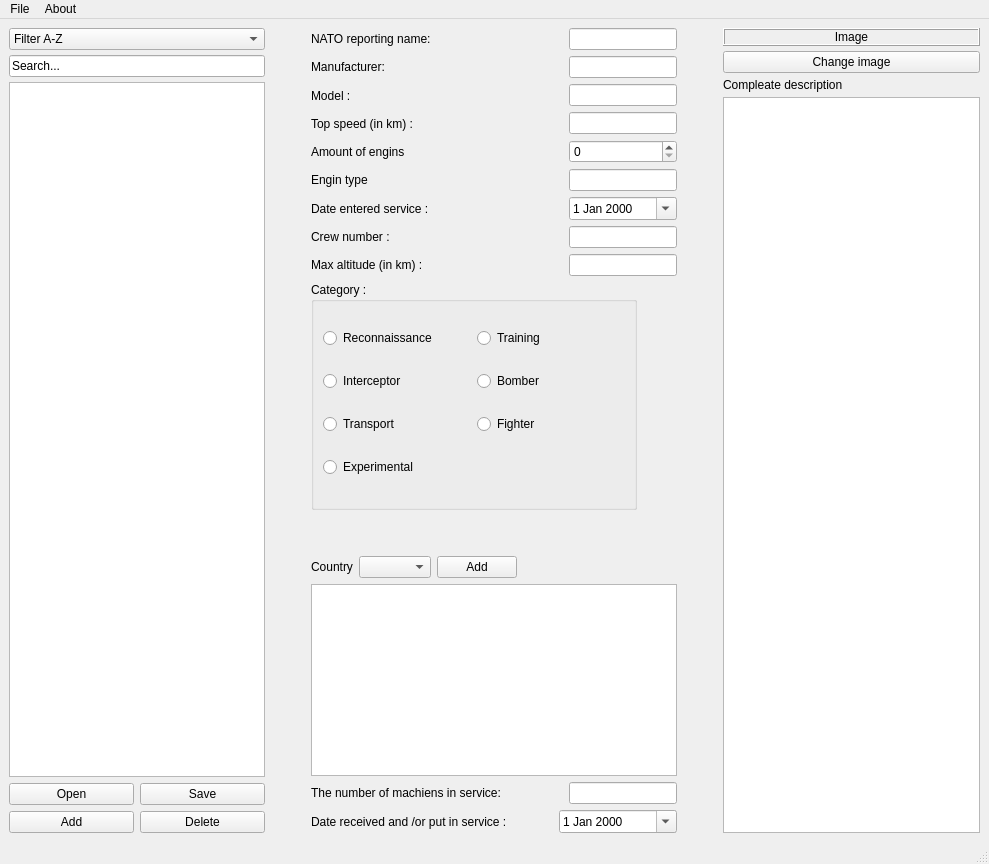
<?xml version="1.0" encoding="UTF-8"?>
<ui version="4.0">
 <class>MainWindow</class>
 <widget class="QMainWindow" name="MainWindow">
  <property name="geometry">
   <rect>
    <x>0</x>
    <y>0</y>
    <width>989</width>
    <height>864</height>
   </rect>
  </property>
  <property name="windowTitle">
   <string>MainWindow</string>
  </property>
  <widget class="QWidget" name="centralwidget">
   <layout class="QHBoxLayout" name="horizontalLayout_10">
    <item>
     <layout class="QHBoxLayout" name="horizontalLayout_7">
      <item>
       <layout class="QVBoxLayout" name="verticalLayout_11">
        <property name="sizeConstraint">
         <enum>QLayout::SizeConstraint::SetDefaultConstraint</enum>
        </property>
        <item>
         <layout class="QVBoxLayout" name="verticalLayout_10">
          <item>
           <layout class="QHBoxLayout" name="horizontalLayout_13">
            <item>
             <layout class="QVBoxLayout" name="verticalLayout_3">
              <property name="spacing">
               <number>5</number>
              </property>
              <property name="sizeConstraint">
               <enum>QLayout::SizeConstraint::SetDefaultConstraint</enum>
              </property>
              <item>
               <widget class="QComboBox" name="comboBox_filtrage">
                <property name="sizePolicy">
                 <sizepolicy hsizetype="Fixed" vsizetype="Fixed">
                  <horstretch>0</horstretch>
                  <verstretch>0</verstretch>
                 </sizepolicy>
                </property>
                <property name="maximumSize">
                 <size>
                  <width>400</width>
                  <height>16777215</height>
                 </size>
                </property>
                <item>
                 <property name="text">
                  <string>Filter A-Z</string>
                 </property>
                </item>
               </widget>
              </item>
              <item>
               <widget class="QLineEdit" name="lineEdit_recherche">
                <property name="sizePolicy">
                 <sizepolicy hsizetype="Fixed" vsizetype="Fixed">
                  <horstretch>0</horstretch>
                  <verstretch>0</verstretch>
                 </sizepolicy>
                </property>
                <property name="maximumSize">
                 <size>
                  <width>400</width>
                  <height>16777215</height>
                 </size>
                </property>
                <property name="text">
                 <string>Search...</string>
                </property>
               </widget>
              </item>
              <item>
               <widget class="QListWidget" name="listWidget_airplanesList">
                <property name="sizePolicy">
                 <sizepolicy hsizetype="Fixed" vsizetype="Expanding">
                  <horstretch>0</horstretch>
                  <verstretch>0</verstretch>
                 </sizepolicy>
                </property>
                <property name="maximumSize">
                 <size>
                  <width>300</width>
                  <height>16777215</height>
                 </size>
                </property>
               </widget>
              </item>
             </layout>
            </item>
           </layout>
          </item>
          <item>
           <layout class="QHBoxLayout" name="horizontalLayout_15">
            <item>
             <widget class="QPushButton" name="pushButton_ouvrir">
              <property name="maximumSize">
               <size>
                <width>200</width>
                <height>16777215</height>
               </size>
              </property>
              <property name="text">
               <string>Open</string>
              </property>
             </widget>
            </item>
            <item>
             <widget class="QPushButton" name="pushButton_sauvegarder">
              <property name="maximumSize">
               <size>
                <width>200</width>
                <height>16777215</height>
               </size>
              </property>
              <property name="text">
               <string>Save</string>
              </property>
             </widget>
            </item>
           </layout>
          </item>
          <item>
           <layout class="QHBoxLayout" name="horizontalLayout_16">
            <item>
             <widget class="QPushButton" name="pushButton_ajouter">
              <property name="maximumSize">
               <size>
                <width>200</width>
                <height>16777215</height>
               </size>
              </property>
              <property name="text">
               <string>Add</string>
              </property>
             </widget>
            </item>
            <item>
             <widget class="QPushButton" name="pushButton_supprimer">
              <property name="maximumSize">
               <size>
                <width>200</width>
                <height>16777215</height>
               </size>
              </property>
              <property name="text">
               <string>Delete</string>
              </property>
             </widget>
            </item>
           </layout>
          </item>
         </layout>
        </item>
       </layout>
      </item>
      <item>
       <layout class="QHBoxLayout" name="horizontalLayout_4">
        <item>
         <spacer name="horizontalSpacer">
          <property name="orientation">
           <enum>Qt::Orientation::Horizontal</enum>
          </property>
          <property name="sizeType">
           <enum>QSizePolicy::Policy::Minimum</enum>
          </property>
          <property name="sizeHint" stdset="0">
           <size>
            <width>40</width>
            <height>20</height>
           </size>
          </property>
         </spacer>
        </item>
        <item>
         <layout class="QVBoxLayout" name="verticalLayout_5">
          <item>
           <layout class="QHBoxLayout" name="horizontalLayout">
            <property name="sizeConstraint">
             <enum>QLayout::SizeConstraint::SetMinimumSize</enum>
            </property>
            <item>
             <layout class="QVBoxLayout" name="verticalLayout_9">
              <item>
               <widget class="QLabel" name="label_nickname">
                <property name="text">
                 <string>NATO reporting name:                                      </string>
                </property>
               </widget>
              </item>
              <item>
               <widget class="QLabel" name="label_constructor">
                <property name="text">
                 <string>Manufacturer:                                        </string>
                </property>
               </widget>
              </item>
              <item>
               <widget class="QLabel" name="label_name">
                <property name="text">
                 <string>Model :                          </string>
                </property>
               </widget>
              </item>
              <item>
               <widget class="QLabel" name="label_maxSpeed">
                <property name="text">
                 <string>Top speed (in km) :                                             </string>
                </property>
               </widget>
              </item>
              <item>
               <widget class="QLabel" name="label_qtyEngiens">
                <property name="text">
                 <string>Amount of engins</string>
                </property>
               </widget>
              </item>
              <item>
               <widget class="QLabel" name="label">
                <property name="text">
                 <string>Engin type</string>
                </property>
               </widget>
              </item>
              <item>
               <widget class="QLabel" name="label_commissioningDate">
                <property name="text">
                 <string>Date entered service :                 </string>
                </property>
               </widget>
              </item>
              <item>
               <widget class="QLabel" name="label_crewMembers">
                <property name="text">
                 <string>Crew number :  </string>
                </property>
               </widget>
              </item>
              <item>
               <widget class="QLabel" name="label_operationalCeiling">
                <property name="text">
                 <string>Max altitude (in km) :                </string>
                </property>
               </widget>
              </item>
             </layout>
            </item>
            <item>
             <layout class="QVBoxLayout" name="verticalLayout_6">
              <item>
               <widget class="QLineEdit" name="lineEdit_nickname">
                <property name="sizePolicy">
                 <sizepolicy hsizetype="Minimum" vsizetype="Fixed">
                  <horstretch>0</horstretch>
                  <verstretch>0</verstretch>
                 </sizepolicy>
                </property>
               </widget>
              </item>
              <item>
               <widget class="QLineEdit" name="lineEdit_constructor">
                <property name="sizePolicy">
                 <sizepolicy hsizetype="Minimum" vsizetype="Fixed">
                  <horstretch>0</horstretch>
                  <verstretch>0</verstretch>
                 </sizepolicy>
                </property>
               </widget>
              </item>
              <item>
               <widget class="QLineEdit" name="lineEdit_name">
                <property name="sizePolicy">
                 <sizepolicy hsizetype="Minimum" vsizetype="Fixed">
                  <horstretch>0</horstretch>
                  <verstretch>0</verstretch>
                 </sizepolicy>
                </property>
               </widget>
              </item>
              <item>
               <widget class="QLineEdit" name="lineEdit_maxSpeed">
                <property name="sizePolicy">
                 <sizepolicy hsizetype="Minimum" vsizetype="Fixed">
                  <horstretch>0</horstretch>
                  <verstretch>0</verstretch>
                 </sizepolicy>
                </property>
               </widget>
              </item>
              <item>
               <widget class="QSpinBox" name="spinBox"/>
              </item>
              <item>
               <widget class="QLineEdit" name="lineEdit_engienType"/>
              </item>
              <item>
               <widget class="QDateEdit" name="dateEdit_commissioningDate">
                <property name="calendarPopup">
                 <bool>true</bool>
                </property>
               </widget>
              </item>
              <item>
               <widget class="QLineEdit" name="lineEdit_crewMembers">
                <property name="sizePolicy">
                 <sizepolicy hsizetype="Minimum" vsizetype="Fixed">
                  <horstretch>0</horstretch>
                  <verstretch>0</verstretch>
                 </sizepolicy>
                </property>
               </widget>
              </item>
              <item>
               <widget class="QLineEdit" name="lineEdit_operationalCeiling">
                <property name="sizePolicy">
                 <sizepolicy hsizetype="Minimum" vsizetype="Fixed">
                  <horstretch>0</horstretch>
                  <verstretch>0</verstretch>
                 </sizepolicy>
                </property>
               </widget>
              </item>
             </layout>
            </item>
           </layout>
          </item>
          <item>
           <layout class="QHBoxLayout" name="horizontalLayout_6">
            <item>
             <widget class="QGroupBox" name="groupBox_categories">
              <property name="sizePolicy">
               <sizepolicy hsizetype="Minimum" vsizetype="Minimum">
                <horstretch>0</horstretch>
                <verstretch>0</verstretch>
               </sizepolicy>
              </property>
              <property name="maximumSize">
               <size>
                <width>1000</width>
                <height>750</height>
               </size>
              </property>
              <property name="title">
               <string>Category : </string>
              </property>
              <layout class="QVBoxLayout" name="verticalLayout_4">
               <item>
                <layout class="QHBoxLayout" name="horizontalLayout_14">
                 <item>
                  <widget class="QRadioButton" name="radioButton_observation">
                   <property name="text">
                    <string>Reconnaissance</string>
                   </property>
                  </widget>
                 </item>
                 <item>
                  <widget class="QRadioButton" name="radioButton_entrainement">
                   <property name="text">
                    <string>Training</string>
                   </property>
                  </widget>
                 </item>
                </layout>
               </item>
               <item>
                <layout class="QHBoxLayout" name="horizontalLayout_12">
                 <item>
                  <widget class="QRadioButton" name="radioButton_intercepteur">
                   <property name="text">
                    <string>Interceptor</string>
                   </property>
                  </widget>
                 </item>
                 <item>
                  <widget class="QRadioButton" name="radioButton_bombardier">
                   <property name="text">
                    <string>Bomber</string>
                   </property>
                  </widget>
                 </item>
                </layout>
               </item>
               <item>
                <layout class="QHBoxLayout" name="horizontalLayout_2">
                 <item>
                  <widget class="QRadioButton" name="radioButton_transport">
                   <property name="text">
                    <string>Transport</string>
                   </property>
                  </widget>
                 </item>
                 <item>
                  <widget class="QRadioButton" name="radioButton_chasseur">
                   <property name="text">
                    <string>Fighter</string>
                   </property>
                  </widget>
                 </item>
                </layout>
               </item>
               <item>
                <widget class="QRadioButton" name="radioButton_experimental">
                 <property name="text">
                  <string>Experimental</string>
                 </property>
                </widget>
               </item>
              </layout>
             </widget>
            </item>
            <item>
             <spacer name="horizontalSpacer_3">
              <property name="orientation">
               <enum>Qt::Orientation::Horizontal</enum>
              </property>
              <property name="sizeType">
               <enum>QSizePolicy::Policy::Minimum</enum>
              </property>
              <property name="sizeHint" stdset="0">
               <size>
                <width>40</width>
                <height>20</height>
               </size>
              </property>
             </spacer>
            </item>
           </layout>
          </item>
          <item>
           <spacer name="verticalSpacer">
            <property name="orientation">
             <enum>Qt::Orientation::Vertical</enum>
            </property>
            <property name="sizeType">
             <enum>QSizePolicy::Policy::Minimum</enum>
            </property>
            <property name="sizeHint" stdset="0">
             <size>
              <width>20</width>
              <height>40</height>
             </size>
            </property>
           </spacer>
          </item>
          <item>
           <layout class="QVBoxLayout" name="verticalLayout_8">
            <item>
             <layout class="QVBoxLayout" name="verticalLayout_7">
              <item>
               <layout class="QHBoxLayout" name="horizontalLayout_3">
                <item>
                 <widget class="QLabel" name="label_countriesUsers">
                  <property name="text">
                   <string>Country</string>
                  </property>
                 </widget>
                </item>
                <item>
                 <widget class="QComboBox" name="comboBox_countriesUsers">
                  <property name="sizePolicy">
                   <sizepolicy hsizetype="Fixed" vsizetype="Fixed">
                    <horstretch>10</horstretch>
                    <verstretch>0</verstretch>
                   </sizepolicy>
                  </property>
                 </widget>
                </item>
                <item>
                 <widget class="QPushButton" name="pushButton_ajouter_ville">
                  <property name="text">
                   <string>Add</string>
                  </property>
                 </widget>
                </item>
                <item>
                 <spacer name="horizontalSpacer_4">
                  <property name="orientation">
                   <enum>Qt::Orientation::Horizontal</enum>
                  </property>
                  <property name="sizeType">
                   <enum>QSizePolicy::Policy::Expanding</enum>
                  </property>
                  <property name="sizeHint" stdset="0">
                   <size>
                    <width>40</width>
                    <height>20</height>
                   </size>
                  </property>
                 </spacer>
                </item>
               </layout>
              </item>
              <item>
               <widget class="QListWidget" name="listWidget_countriesUsers">
                <property name="sizePolicy">
                 <sizepolicy hsizetype="Preferred" vsizetype="Fixed">
                  <horstretch>0</horstretch>
                  <verstretch>0</verstretch>
                 </sizepolicy>
                </property>
                <property name="flow">
                 <enum>QListView::Flow::TopToBottom</enum>
                </property>
                <property name="viewMode">
                 <enum>QListView::ViewMode::ListMode</enum>
                </property>
               </widget>
              </item>
             </layout>
            </item>
            <item>
             <layout class="QHBoxLayout" name="horizontalLayout_9">
              <item>
               <widget class="QLabel" name="label_numberInService">
                <property name="text">
                 <string>The number of machiens in service:</string>
                </property>
               </widget>
              </item>
              <item>
               <spacer name="horizontalSpacer_5">
                <property name="orientation">
                 <enum>Qt::Orientation::Horizontal</enum>
                </property>
                <property name="sizeType">
                 <enum>QSizePolicy::Policy::Expanding</enum>
                </property>
                <property name="sizeHint" stdset="0">
                 <size>
                  <width>40</width>
                  <height>20</height>
                 </size>
                </property>
               </spacer>
              </item>
              <item>
               <widget class="QLineEdit" name="lineEdit_numberInService">
                <property name="sizePolicy">
                 <sizepolicy hsizetype="Expanding" vsizetype="Minimum">
                  <horstretch>0</horstretch>
                  <verstretch>0</verstretch>
                 </sizepolicy>
                </property>
               </widget>
              </item>
             </layout>
            </item>
            <item>
             <layout class="QHBoxLayout" name="horizontalLayout_8">
              <item>
               <layout class="QVBoxLayout" name="verticalLayout">
                <item>
                 <widget class="QLabel" name="label_dateRecepEtMisEnOeuvre">
                  <property name="text">
                   <string>Date received and /or put in service :  </string>
                  </property>
                 </widget>
                </item>
               </layout>
              </item>
              <item>
               <spacer name="horizontalSpacer_6">
                <property name="orientation">
                 <enum>Qt::Orientation::Horizontal</enum>
                </property>
                <property name="sizeType">
                 <enum>QSizePolicy::Policy::Preferred</enum>
                </property>
                <property name="sizeHint" stdset="0">
                 <size>
                  <width>40</width>
                  <height>20</height>
                 </size>
                </property>
               </spacer>
              </item>
              <item>
               <widget class="QDateEdit" name="dateEdit_startDate">
                <property name="calendarPopup">
                 <bool>true</bool>
                </property>
               </widget>
              </item>
             </layout>
            </item>
           </layout>
          </item>
         </layout>
        </item>
        <item>
         <spacer name="horizontalSpacer_2">
          <property name="orientation">
           <enum>Qt::Orientation::Horizontal</enum>
          </property>
          <property name="sizeType">
           <enum>QSizePolicy::Policy::Minimum</enum>
          </property>
          <property name="sizeHint" stdset="0">
           <size>
            <width>40</width>
            <height>20</height>
           </size>
          </property>
         </spacer>
        </item>
       </layout>
      </item>
      <item>
       <layout class="QHBoxLayout" name="horizontalLayout_5">
        <item>
         <layout class="QVBoxLayout" name="verticalLayout_2">
          <property name="spacing">
           <number>5</number>
          </property>
          <property name="sizeConstraint">
           <enum>QLayout::SizeConstraint::SetDefaultConstraint</enum>
          </property>
          <property name="rightMargin">
           <number>0</number>
          </property>
          <item>
           <widget class="QLabel" name="label_image">
            <property name="maximumSize">
             <size>
              <width>500</width>
              <height>425</height>
             </size>
            </property>
            <property name="frameShape">
             <enum>QFrame::Shape::Box</enum>
            </property>
            <property name="frameShadow">
             <enum>QFrame::Shadow::Raised</enum>
            </property>
            <property name="midLineWidth">
             <number>0</number>
            </property>
            <property name="text">
             <string>Image</string>
            </property>
            <property name="scaledContents">
             <bool>true</bool>
            </property>
            <property name="alignment">
             <set>Qt::AlignmentFlag::AlignCenter</set>
            </property>
           </widget>
          </item>
          <item>
           <widget class="QPushButton" name="pushButton_chargerImage">
            <property name="text">
             <string>Change image</string>
            </property>
           </widget>
          </item>
          <item>
           <widget class="QLabel" name="label_longDescription">
            <property name="maximumSize">
             <size>
              <width>500</width>
              <height>375</height>
             </size>
            </property>
            <property name="text">
             <string>Compleate description</string>
            </property>
           </widget>
          </item>
          <item>
           <widget class="QTextEdit" name="textEdit_longDescription">
            <property name="sizePolicy">
             <sizepolicy hsizetype="Expanding" vsizetype="Expanding">
              <horstretch>0</horstretch>
              <verstretch>0</verstretch>
             </sizepolicy>
            </property>
            <property name="maximumSize">
             <size>
              <width>500</width>
              <height>16777215</height>
             </size>
            </property>
           </widget>
          </item>
         </layout>
        </item>
       </layout>
      </item>
     </layout>
    </item>
   </layout>
  </widget>
  <widget class="QMenuBar" name="menubar">
   <property name="geometry">
    <rect>
     <x>0</x>
     <y>0</y>
     <width>989</width>
     <height>18</height>
    </rect>
   </property>
   <widget class="QMenu" name="menuFile">
    <property name="title">
     <string>File</string>
    </property>
    <addaction name="actionOpen_file"/>
    <addaction name="actionSave_file"/>
    <addaction name="actionSave_as"/>
   </widget>
   <widget class="QMenu" name="menuAbout">
    <property name="title">
     <string>About</string>
    </property>
   </widget>
   <addaction name="menuFile"/>
   <addaction name="menuAbout"/>
  </widget>
  <widget class="QStatusBar" name="statusbar"/>
  <action name="actionOpen_file">
   <property name="text">
    <string>Open file</string>
   </property>
  </action>
  <action name="actionSave_file">
   <property name="text">
    <string>Save file</string>
   </property>
  </action>
  <action name="actionSave_as">
   <property name="text">
    <string>Save as...</string>
   </property>
  </action>
  <action name="actionFiltrer">
   <property name="text">
    <string>Filtrer</string>
   </property>
  </action>
 </widget>
 <resources/>
 <connections/>
</ui>
